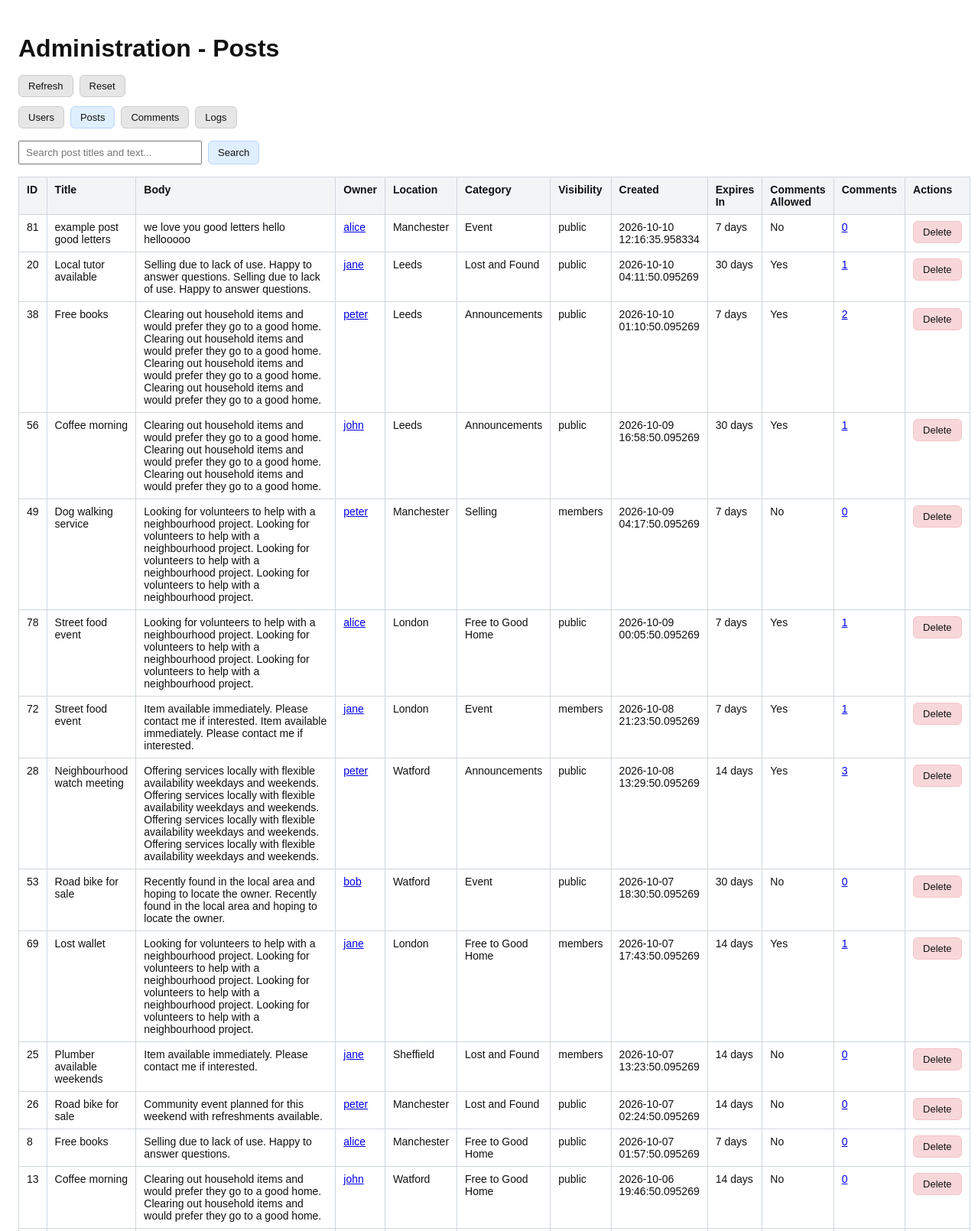
The page /posts (upper part) on the database its author committed.
### models/models.py (models this page shows)
class Post(db.Model):
    id = db.Column(db.Integer, primary_key=True)
    title = db.Column(
        db.String(200),
        nullable=False
    )
    body = db.Column(
        db.Text,
        nullable=False
    )
    category = db.Column(
        db.String(50),
        nullable=False
    )
    location = db.Column(
        db.String(120),
        nullable=False,
        default="Unknown"
    )
    visibility = db.Column(
        db.String(20),
        nullable=False,
        default="public"
    )
    comments_enabled = db.Column(
        db.Boolean,
        nullable=False,
        default=False
    )
    expires_in_days = db.Column(
        db.Integer,
        nullable=False,
        default=7,
        server_default="7"
    )
    created_at = db.Column(
        db.DateTime,
        default=datetime.utcnow
    )
    author_id = db.Column(
        db.Integer,
        db.ForeignKey("user.id"),
        nullable=False
    )
    picks = db.relationship(
        "PostPick",
        backref="post",
        lazy=True,
        cascade="all, delete-orphan"
    )
    comments = db.relationship(
        "Comment",
        backref="post",
        lazy=True,
        cascade="all, delete-orphan"
    )

class User(UserMixin, db.Model):
    id = db.Column(db.Integer, primary_key=True)
    username = db.Column(
        db.String(80),
        unique=True,
        nullable=False
    )
    password_hash = db.Column(
        db.String(255),
        nullable=False
    )
    default_location = db.Column(
        db.String(120),
        nullable=False,
        default="Unknown"
    )
    created_at = db.Column(
        db.DateTime,
        default=datetime.utcnow,
        nullable=False
    )
    last_login = db.Column(
        db.DateTime,
        nullable=True
    )
    last_successful_login_datetime = db.Column(
        db.DateTime,
        nullable=True
    )
    login_fail_count = db.Column(
        db.Integer,
        nullable=False,
        default=0
    )
    login_last_attempt_status = db.Column(
        db.String(20),
        nullable=False,
        default="SUCCESS"
    )
    login_last_failed_datetime = db.Column(
        db.DateTime,
        nullable=True
    )
    login_retry_after_datetime = db.Column(
        db.DateTime,
        nullable=True
    )
    security_fail_count = db.Column(
        db.Integer,
        nullable=False,
        default=0
    )
    security_last_attempt_status = db.Column(
        db.String(20),
        nullable=False,
        default="SUCCESS"
    )
    security_last_failed_datetime = db.Column(
        db.DateTime,
        nullable=True
    )
    security_retry_after_datetime = db.Column(
        db.DateTime,
        nullable=True
    )
    status = db.Column(
        db.String(20),
        nullable=False,
        default="active"
    )
    security_question = db.Column(
        db.String(255),
        nullable=False
    )
    security_answer_hash = db.Column(
        db.String(255),
        nullable=False
    )
    posts = db.relationship(
        "Post",
        backref="author",
        lazy=True
    )
    picked_posts = db.relationship(
        "PostPick",
        backref="user",
        lazy=True,
        cascade="all, delete-orphan"
    )
    comments = db.relationship(
        "Comment",
        backref="author",
        lazy=True,
        cascade="all, delete-orphan"
    )

### admin.py (the view)
@admin_app.route("/posts")
def posts_browser():
    user_id = request.args.get("user_id", type=int)
    post_id = request.args.get("post_id", type=int)
    search_term = request.args.get("search", "").strip()
    post_query = Post.query.order_by(Post.created_at.desc(), Post.id.desc())
    if user_id is not None:
        post_query = post_query.filter_by(author_id=user_id)
    if post_id is not None:
        post_query = post_query.filter_by(id=post_id)
    filter_user = db.session.get(User, user_id) if user_id is not None else None
    matching_posts = post_query.all()
    if search_term:
        matching_posts = [
            post for post in matching_posts
            if contains_word_prefix(post.title, search_term)
            or contains_word_prefix(post.body, search_term)
        ]
    return render_template(
        "admin_posts.html",
        posts=matching_posts,
        filter_user=filter_user,
        filter_post_id=post_id,
        search_term=search_term,
    )

### utils/url_links.py (called while the page is built, shortened)
def linkify_urls(text):
    parts = []
    position = 0
    parts.append(escape(text[position:]))
    return Markup("").join(parts)

### templates/admin_posts.html (shortened to what this page needs)
<!DOCTYPE html>
<html>
<head>
</head>
<body>
    <h1>Administration - Posts</h1>
    <div class="toolbar">
        <a class="button" href="{{ request.full_path.rstrip('?') }}">Refresh</a>
        <a class="button" href="{{ url_for('posts_browser') }}">Reset</a>
    </div>
    <nav class="nav" aria-label="Admin browsers">
        <a class="button" href="{{ url_for('users') }}">Users</a>
        <a class="button primary" href="{{ url_for('posts_browser') }}">Posts</a>
        <a class="button" href="{{ url_for('comments_browser') }}">Comments</a>
        <a class="button" href="{{ url_for('logs_browser') }}">Logs</a>
    </nav>
    <form class="search-form" method="get" action="{{ url_for('posts_browser') }}">
        <input type="search" name="search" value="{{ search_term }}" placeholder="Search post titles and text..." aria-label="Search post titles and text">
        <button class="button primary" type="submit">Search</button>
    </form>
    <table>
        <thead>
            <tr>
                <th>ID</th><th>Title</th><th>Body</th><th>Owner</th><th>Location</th><th>Category</th>
                <th>Visibility</th><th>Created</th><th>Expires In</th><th>Comments Allowed</th><th>Comments</th><th>Actions</th>
            </tr>
        </thead>
        <tbody>
            {% for post in posts %}
            <tr>
                <td>{{ post.id }}</td>
                <td>{{ post.title }}</td>
                <td class="body">{{ post.body|linkify_urls }}</td>
                <td><a href="{{ url_for('users', user_id=post.author_id) }}">{{ post.author.username }}</a></td>
                <td>{{ post.location }}</td>
                <td>{{ post.category }}</td>
                <td>{{ post.visibility }}</td>
                <td>{{ post.created_at }}</td>
                <td>{{ post.expires_in_days }} days</td>
                <td>{{ "Yes" if post.comments_enabled else "No" }}</td>
                <td><a href="{{ url_for('comments_browser', post_id=post.id) }}">{{ post.comments|length }}</a></td>
                <td><a class="button danger" href="{{ url_for('delete_post', post_id=post.id) }}">Delete</a></td>
            </tr>
            {% else %}
            <tr><td colspan="12">No posts found.</td></tr>
            {% endfor %}
        </tbody>
    </table>
</body>
</html>

### templates/admin_posts.html (style rules this page uses)
body { font-family: Arial, sans-serif; max-width: 1500px; margin: 0 auto; padding: 24px; color: #111; }
h1 { margin-bottom: 16px; }
.toolbar, .nav, .actions { display: flex; flex-wrap: wrap; align-items: center; gap: 8px; }
.toolbar { margin-bottom: 12px; }
.nav { margin-bottom: 16px; }
.button { display: inline-block; padding: 6px 12px; border: 1px solid #ccc; background: #e6e6e6; border-radius: 6px; color: #111; text-decoration: none; cursor: pointer; font-size: 13px; }
.button.primary { background: #dfefff; border-color: #b8d4ff; }
.button.danger { background: #f8d7da; border-color: #f5c2c7; }
.search-form { display: flex; gap: 8px; margin-bottom: 16px; }
.search-form input { min-width: 240px; padding: 6px 8px; }
table { width: 100%; border-collapse: collapse; font-size: 14px; }
th, td { border: 1px solid #d0d7de; padding: 8px 10px; text-align: left; vertical-align: top; background: #fff; }
th { background: #f3f4f6; }
td.body { min-width: 240px; white-space: pre-wrap; }

### rows shown on the page
Post: id "81", title "example post good letters", body|linkify_urls "we love you good letters hello hellooooo", author.username "alice", location "Manchester", category "Event", visibility "public", created_at "2026-10-10 12:16:35.958334", expires_in_days "7", comments_enabled "No", comments|length "0"
Post: id "20", title "Local tutor available", body|linkify_urls "Selling due to lack of use. Happy to answer questions. Selling due to lack of use. Happy to answer questions.", author.username "jane", location "Leeds", category "Lost and Found", visibility "public", created_at "2026-10-10 04:11:50.095269", expires_in_days "30", comments_enabled "Yes", comments|length "1"
Post: id "38", title "Free books", body|linkify_urls "Clearing out household items and would prefer they go to a good home. Clearing out household items and would prefer they go to a good home. Clearing out household items and would prefer they go to a good home. Clearing out household items and would prefer they go to a good home.", author.username "peter", location "Leeds", category "Announcements", visibility "public", created_at "2026-10-10 01:10:50.095269", expires_in_days "7", comments_enabled "Yes", comments|length "2"
Post: id "56", title "Coffee morning", body|linkify_urls "Clearing out household items and would prefer they go to a good home. Clearing out household items and would prefer they go to a good home. Clearing out household items and would prefer they go to a good home.", author.username "john", location "Leeds", category "Announcements", visibility "public", created_at "2026-10-09 16:58:50.095269", expires_in_days "30", comments_enabled "Yes", comments|length "1"
Post: id "49", title "Dog walking service", body|linkify_urls "Looking for volunteers to help with a neighbourhood project. Looking for volunteers to help with a neighbourhood project. Looking for volunteers to help with a neighbourhood project. Looking for volunteers to help with a neighbourhood project.", author.username "peter", location "Manchester", category "Selling", visibility "members", created_at "2026-10-09 04:17:50.095269", expires_in_days "7", comments_enabled "No", comments|length "0"
Post: id "78", title "Street food event", body|linkify_urls "Looking for volunteers to help with a neighbourhood project. Looking for volunteers to help with a neighbourhood project. Looking for volunteers to help with a neighbourhood project.", author.username "alice", location "London", category "Free to Good Home", visibility "public", created_at "2026-10-09 00:05:50.095269", expires_in_days "7", comments_enabled "Yes", comments|length "1"
Post: id "72", title "Street food event", body|linkify_urls "Item available immediately. Please contact me if interested. Item available immediately. Please contact me if interested.", author.username "jane", location "London", category "Event", visibility "members", created_at "2026-10-08 21:23:50.095269", expires_in_days "7", comments_enabled "Yes", comments|length "1"
Post: id "28", title "Neighbourhood watch meeting", body|linkify_urls "Offering services locally with flexible availability weekdays and weekends. Offering services locally with flexible availability weekdays and weekends. Offering services locally with flexible availability weekdays and weekends. Offering services locally with flexible availability weekdays and weekends.", author.username "peter", location "Watford", category "Announcements", visibility "public", created_at "2026-10-08 13:29:50.095269", expires_in_days "14", comments_enabled "Yes", comments|length "3"
Post: id "53", title "Road bike for sale", body|linkify_urls "Recently found in the local area and hoping to locate the owner. Recently found in the local area and hoping to locate the owner.", author.username "bob", location "Watford", category "Event", visibility "public", created_at "2026-10-07 18:30:50.095269", expires_in_days "30", comments_enabled "No", comments|length "0"
Post: id "69", title "Lost wallet", body|linkify_urls "Looking for volunteers to help with a neighbourhood project. Looking for volunteers to help with a neighbourhood project. Looking for volunteers to help with a neighbourhood project. Looking for volunteers to help with a neighbourhood project.", author.username "jane", location "London", category "Free to Good Home", visibility "members", created_at "2026-10-07 17:43:50.095269", expires_in_days "14", comments_enabled "Yes", comments|length "1"
Post: id "25", title "Plumber available weekends", body|linkify_urls "Item available immediately. Please contact me if interested.", author.username "jane", location "Sheffield", category "Lost and Found", visibility "members", created_at "2026-10-07 13:23:50.095269", expires_in_days "14", comments_enabled "No", comments|length "0"
Post: id "26", title "Road bike for sale", body|linkify_urls "Community event planned for this weekend with refreshments available.", author.username "peter", location "Manchester", category "Lost and Found", visibility "public", created_at "2026-10-07 02:24:50.095269", expires_in_days "14", comments_enabled "No", comments|length "0"
Post: id "8", title "Free books", body|linkify_urls "Selling due to lack of use. Happy to answer questions.", author.username "alice", location "Manchester", category "Free to Good Home", visibility "public", created_at "2026-10-07 01:57:50.095269", expires_in_days "7", comments_enabled "No", comments|length "0"
Post: id "13", title "Coffee morning", body|linkify_urls "Clearing out household items and would prefer they go to a good home. Clearing out household items and would prefer they go to a good home.", author.username "john", location "Watford", category "Free to Good Home", visibility "public", created_at "2026-10-06 19:46:50.095269", expires_in_days "14", comments_enabled "No", comments|length "0"
